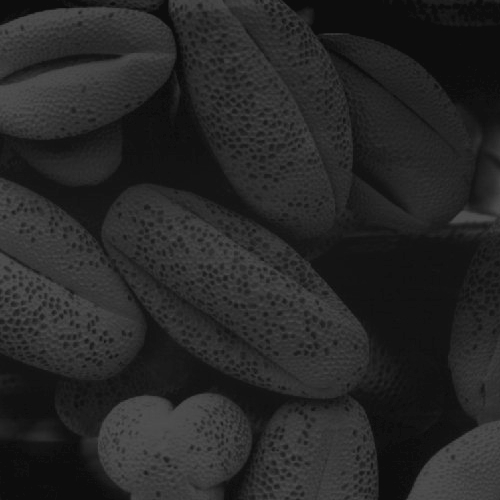
%> input picture 数字图像处理实验/Lab3/IMAGES/darkPollen.jpg, 500 x 500 px
$ octave a2.m   (GNU Octave 9; MATLAB toolbox functions it lacks are replaced by stand-ins)
%> lines starting %> are read from the running program, lines starting %| are printed output that depends on the picture
### 数字图像处理实验/Lab3/generateHistogram.m
function  [h] = generateHistogram(image)
h = histogram(image(:));
end

### 数字图像处理实验/Lab3/a2.m
clc;clear;close all;
image1 = imread("D:\Desktop\dip\Lab3\IMAGES\darkPollen.jpg");
%> image1 is the input picture: size 500x500 uint8; min 12, max 83, mean 38.7
image2 = imread("D:\Desktop\dip\Lab3\IMAGES\lightPollen.jpg");
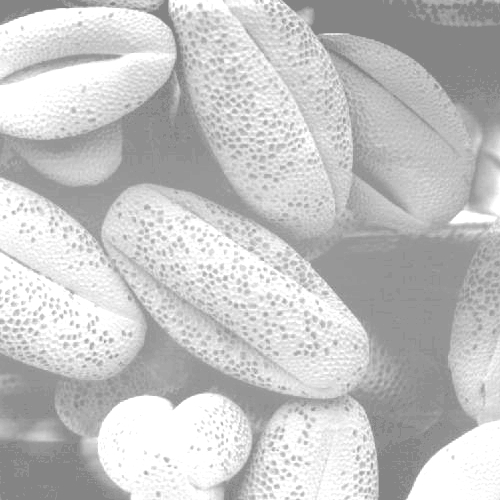
%> input picture 数字图像处理实验/Lab3/IMAGES/lightPollen.jpg, 500 x 500 px
%> image2 is the input picture: size 500x500 uint8; min 131, max 255, mean 196.4
image3 = imread("D:\Desktop\dip\Lab3\IMAGES\lowContrastPollen.jpg");
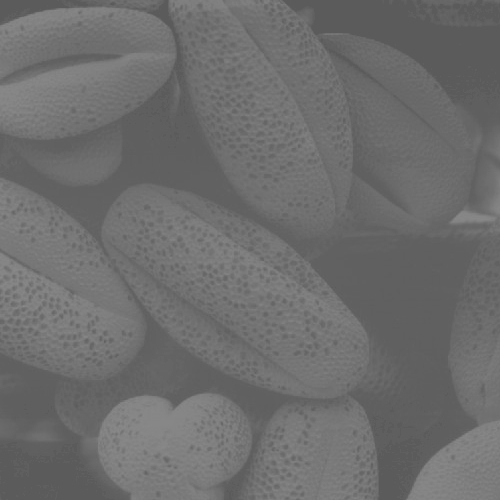
%> input picture 数字图像处理实验/Lab3/IMAGES/lowContrastPollen.jpg, 500 x 500 px
%> image3 is the input picture: size 500x500 uint8; min 90, max 138, mean 109.1
image4 = imread("D:\Desktop\dip\Lab3\IMAGES\pollen.jpg");
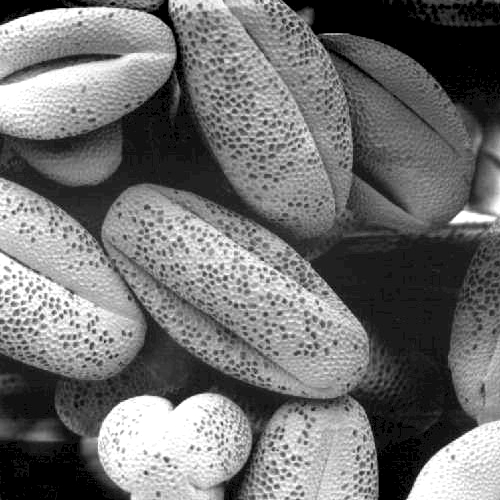
%> input picture 数字图像处理实验/Lab3/IMAGES/pollen.jpg, 500 x 500 px
%> image4 is the input picture: size 500x500 uint8; min 0, max 255, mean 113.2
subplot(2,2,1);
h1 = generateHistogram(image1);
title('original darkPollen');
subplot(2,2,2);
h2 = generateHistogram(image2);
title('original lightPollen');
subplot(2,2,3);
h3 = generateHistogram(image3);
title('original lowContrastPollen');
subplot(2,2,4);
h4 = generateHistogram(image4);
title('original pollen');
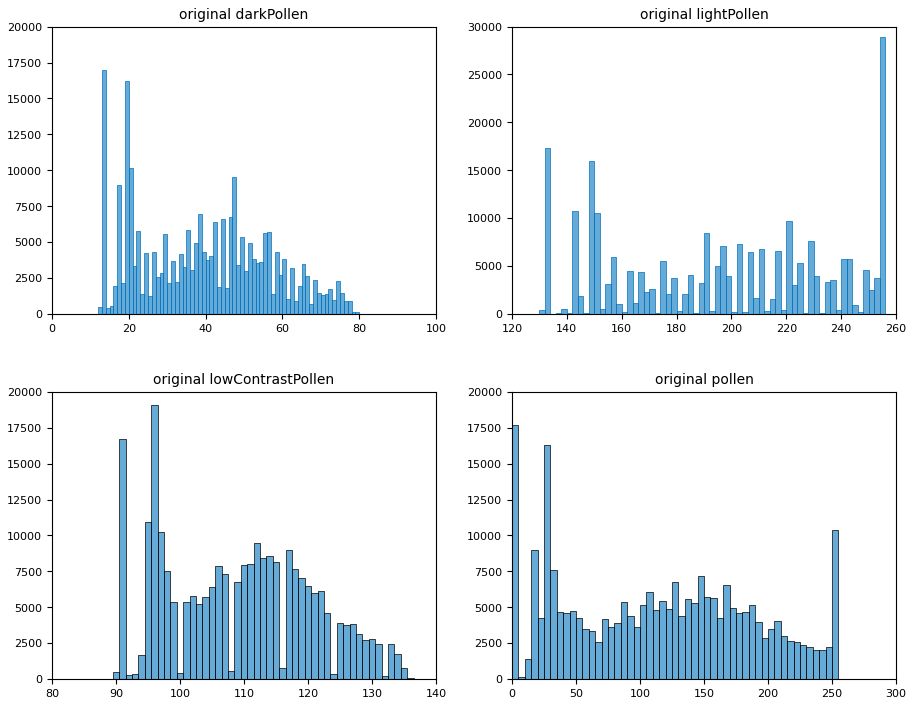
%> figure redrawn from the program's plot data, 4 panels; panel 1: tallest bar 16986 high, from x = 13 to 14; panel 2: tallest bar 28955 high, from x = 254 to 256; panel 3: tallest bar 19057 high, from x = 95.5 to 96.5; panel 4: tallest bar 17702 high, from x = 0 to 5
figure;
imhist(image4)
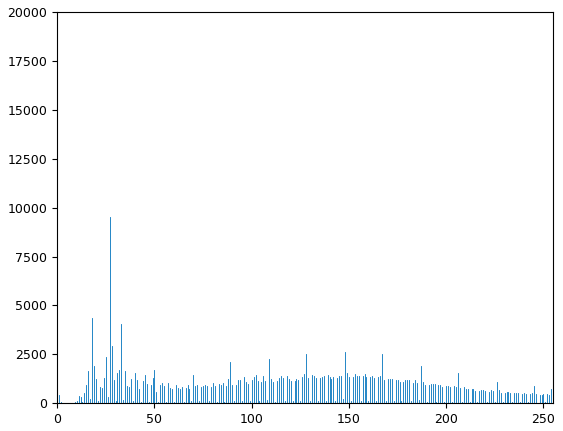
%> figure redrawn from the program's plot data; highest point at x = 0, y = 17204
